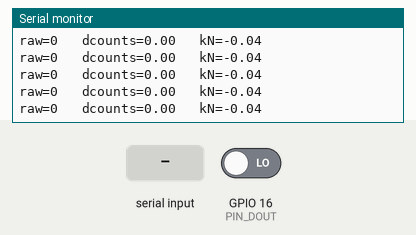
Simulated run of this sketch. Board: ESP32. Parts: the last lines printed to the serial monitor. Inputs (shaded band) come from the test bench; at power-on: GPIO 16 (PIN_DOUT) LOW.

Above: at 1.4 s.
1.5 s: GPIO 16 (PIN_DOUT) driven HIGH
At 1.98 s:
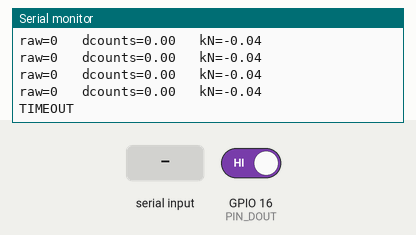
3.8 s: "t" received over Serial
At 4.29 s:
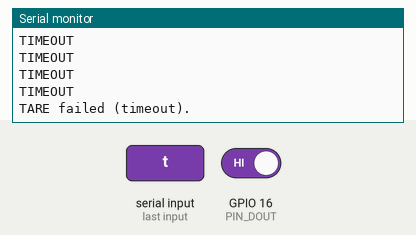
5.5 s: "u" received over Serial
At 5.79 s:
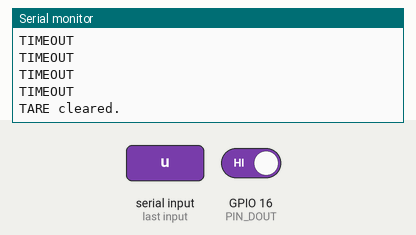
7.0 s: "s" received over Serial
At 7.3 s:
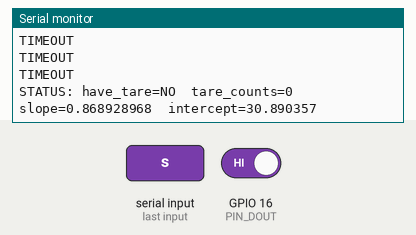

Measured:
- after the input at 1.5 s, the serial monitor: prints a new line after 0.27 s (image 1)
- after the input at 3.8 s, the serial monitor: prints a new line after 0.28 s (image 2)
- after the input at 5.5 s, the serial monitor: prints a new line after 0.09 s (image 3)
- after the input at 7.0 s, the serial monitor: prints a new line after 0.09 s (image 4)

The sketch:

calibrado.ino
```cpp
/*
  ESP32 + ADS1232
  Lectura cruda + TARE corregido + conversión a kiloNewtons (kN)
  Velocidad: 10 SPS (según configuración del ADS)
  Comandos por Serial:
    't' → hacer TARE (lee promedio actual y lo guarda como cero)
    'u' → UN-TARE (borra el tare actual)
    's' → imprimir estado (tare, slope, intercept)
*/

#include <Arduino.h>

// Pines (ajusta si cambias)
#define PIN_DOUT  16
#define PIN_SCLK  17

// --- Parámetros de lectura / filtrado ---
const int NUM_AVG = 10;        // número de muestras para promediar (reduce ruido)
const int READ_TIMEOUT_MS = 200; // timeout esperando DRDY

// --- Constantes de calibración (resultado del experimento) ---
// Counts = slope * N + intercept
const double CAL_SLOPE = 0.8689289669;    // counts por Newton (slope)
const double CAL_INTERCEPT = 30.890357;   // counts (offset)

// --- Variables runtime ---
volatile double tare_counts = 0.0; // valor de tare en "counts" (promedio)
bool have_tare = false;

// --------------------------
void setup() {
  Serial.begin(115200);
  delay(200);

  pinMode(PIN_DOUT, INPUT);
  pinMode(PIN_SCLK, OUTPUT);
  digitalWrite(PIN_SCLK, LOW);

  Serial.println();
  Serial.println("=== ADS1232 RAW READ with TARE & kN output (FIXED) ===");
  Serial.println("Comandos: 't' = TARE, 'u' = UN-TARE, 's' = STATUS");
  Serial.println();
}

// --------------------------
void loop() {
  // leer promedio de NUM_AVG lecturas
  long avgRaw;
  bool ok = readADS1232_avg(NUM_AVG, avgRaw);

  if (!ok) {
    Serial.println("TIMEOUT");
    // también permitimos comandos aunque haya timeout
    serialCommands();
    delay(100);
    return;
  }

  // convertir
  double raw = (double) avgRaw;
  double dcounts = raw - (have_tare ? tare_counts : 0.0); // counts relativos al tare (si existe)

  // Convertir a Newtons:
  // - si hay tare, usamos la referencia del tare: N = (raw - tare_counts) / slope
  // - si NO hay tare, usamos la calibracion global con intercept: N = (raw - intercept) / slope
  double N;
  if (have_tare) {
    N = (raw - tare_counts) / CAL_SLOPE;
  } else {
    N = (raw - CAL_INTERCEPT) / CAL_SLOPE;
  }
  double kN = N / 1000.0;                         // kiloNewtons

  // Imprimir: raw | dcounts | kN (2 decimales)
  Serial.print("raw=");
  Serial.print((long)raw);
  Serial.print("\t dcounts=");
  Serial.print(dcounts, 2);
  Serial.print("\t kN=");
  Serial.println(kN, 2);

  // chequear comandos serial
  serialCommands();

  delay(100); // ~10 Hz
}

// --------------------------
// Lee 'n' muestras y promedia. Retorna true si OK, false si timeout.
// outAvg recibe el valor promedio (long)
bool readADS1232_avg(int n, long &outAvg) {
  long sum = 0;
  int valid = 0;
  for (int i = 0; i < n; ++i) {
    long v = readADS1232();
    if (v == LONG_MIN) { // timeout sentinel
      // si timeout en cualquiera, abortar y devolver false
      return false;
    }
    sum += v;
    valid++;
  }
  if (valid == 0) return false;
  outAvg = sum / valid;
  return true;
}

// --------------------------
// Lectura de un valor 24-bit desde ADS1232
// devuelve LONG_MIN en caso de timeout
long readADS1232() {
  unsigned long t0 = millis();

  // Esperar DRDY (DOUT = LOW)
  while (digitalRead(PIN_DOUT) == HIGH) {
    if (millis() - t0 > READ_TIMEOUT_MS) {
      return LONG_MIN;   // timeout
    }
  }

  unsigned long raw = 0;

  noInterrupts();
  for (int i = 0; i < 24; i++) {
    digitalWrite(PIN_SCLK, HIGH);
    delayMicroseconds(2);

    raw = (raw << 1) | (digitalRead(PIN_DOUT) & 0x1);

    digitalWrite(PIN_SCLK, LOW);
    delayMicroseconds(2);
  }
  // pulso extra recomendado por datasheet
  digitalWrite(PIN_SCLK, HIGH);
  delayMicroseconds(2);
  digitalWrite(PIN_SCLK, LOW);
  interrupts();

  // Sign extend 24->32
  if (raw & 0x800000) {
    raw |= 0xFF000000;
  }

  return (long) raw;
}

// --------------------------
// Manejo de comandos por Serial: 't' = tare, 'u' = untare, 's' = status
void serialCommands() {
  while (Serial.available()) {
    char c = Serial.read();
    if (c == 't' || c == 'T') {
      // hacer tare: leer promedio (usa NUM_AVG) y guardar
      long avg;
      bool ok = readADS1232_avg(NUM_AVG, avg);
      if (ok) {
        tare_counts = (double)avg;
        have_tare = true;
        Serial.print("TARE set to ");
        Serial.println((long)tare_counts);
      } else {
        Serial.println("TARE failed (timeout).");
      }
    } else if (c == 'u' || c == 'U') {
      have_tare = false;
      tare_counts = 0.0;
      Serial.println("TARE cleared.");
    } else if (c == 's' || c == 'S') {
      Serial.print("STATUS: have_tare=");
      Serial.print(have_tare ? "YES" : "NO");
      Serial.print("  tare_counts=");
      Serial.print(have_tare ? (long)tare_counts : 0);
      Serial.print("  slope=");
      Serial.print(CAL_SLOPE, 9);
      Serial.print("  intercept=");
      Serial.println(CAL_INTERCEPT, 6);
    } else {
      // ignorar otros caracteres; puedes ampliar comandos aquí
    }
  }
}
```
